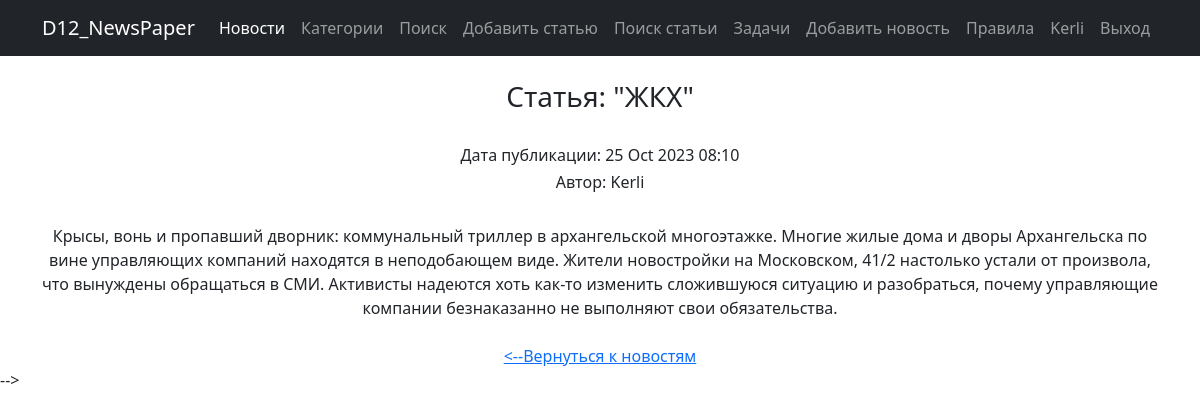
The page /news/2/ (signed in) on the database its author committed.
### news/models.py (models this page shows, shortened)
class Post(models.Model):
    author = models.ForeignKey(Author, on_delete=models.CASCADE)
    NEWS = 'NW'
    ARTICLE = 'AR'
    CATEGORY_CHOICES = (
        (NEWS, 'Новость'),
        (ARTICLE, 'Статья')
    )
    categoryType = models.CharField(max_length=2, choices=CATEGORY_CHOICES, default=ARTICLE)
    dateCreation = models.DateTimeField(auto_now_add=True)
    postCategory = models.ManyToManyField(Category, through='PostCategory')
    title = models.CharField(max_length=128)
    text = models.TextField()
    rating = models.SmallIntegerField(default=0)

class Author(models.Model):
    authorUser = models.OneToOneField(User, on_delete=models.CASCADE)
    ratingAuthor = models.SmallIntegerField(default=0)
    def __str__(self):
        return f'{self.authorUser}'

### news/views.py (the view)
# urls.py: path('<int:pk>/', PostDetailView.as_view(), name='post_detail'),  # Ссылка на детали статьи
@method_decorator(cache_page(60*15), name='dispatch')
class PostDetailView(LoginRequiredMixin, DetailView):
    template_name = 'news_app/post_detail.html'
    queryset = Post.objects.all()

### news/templatetags/custom_filters.py (called while the page is built)
@register.filter(name='censor')
def censor(value):
    for w in stop_words:
        value = value.replace(w, '***')
    return value

### templates/news_app/post_detail.html (shortened to what this page needs)
{% extends 'flatpages/default.html' %}
{% load custom_filters %}
{% block content %}
    <br>
    <h3>Статья: "{{ post.title|censor }}"</h3><br>
    <h6>Дата публикации: {{ post.dateCreation|date:'d M Y h:m' }}</h6>
    <h6>Автор: {{ post.author }}</h6>
    <br>
    {{ post.text|censor }}
    <br>
    <br>
    <a href="/news/"> <--Вернуться к новостям </a>
{% endblock content %}

### templates/flatpages/default.html (shortened to what this page needs)
{% load static %}
<!DOCTYPE html>
<html lang="en">
    <head>
        <link href="{% static 'css/styles.css' %}" rel="stylesheet" />
    </head>
    <body>
        <nav class="navbar navbar-expand-lg navbar-dark bg-dark">
            <div class="container">
                <a class="navbar-brand" href="/news/">D12_NewsPaper</a>
                <div class="collapse navbar-collapse" id="navbarSupportedContent">
                    <ul class="navbar-nav ms-auto mb-2 mb-lg-0">
                        <li class="nav-item"><a class="nav-link active" aria-current="page" href="/news/">Новости</a></li>
                        <li class="nav-item"><a class="nav-link" aria-current="page" href="{% url 'news:all_categories' %}">Категории</a></li>
                        <li class="nav-item"><a class="nav-link" aria-current="page" href="/news/search">Поиск</a></li>
                        <li class="nav-item"><a class="nav-link" aria-current="page" href="{% url 'news:post_create' %}">Добавить статью</a></li>
                        <li class="nav-item"><a class="nav-link" aria-current="page" href="{% url 'news:post_search' %}">Поиск статьи</a></li>
                        <li class="nav-item"><a class="nav-link" aria-current="page" href="{% url 'news:make_app' %}">Задачи</a></li>
                        <li class="nav-item"><a class="nav-link" aria-current="page" href="/news/add">Добавить новость</a></li>
                        <li class="nav-item"><a class="nav-link" aria-current="page" href="/rules/">Правила</a></li>
                        {% if user.is_authenticated %}
                            <li class="nav-item"><a class="nav-link" aria-current="page" href="http://127.0.0.1:8000/">{{user.username}}</a></li>
                            <li class="nav-item"><a class="nav-link" aria-current="page" href="/sign/logout/">Выход</a></li>
                        {% else %}
                            <li class="nav-item"><a class="nav-link" aria-current="page" href="/sign/login/">Вход</a></li>
                            <li class="nav-item"><a class="nav-link" aria-current="page" href="/sign/signup/">Регистрация</a></li>
                        {% endif %}
                    </ul>
                </div>
            </div>
        </nav>
        <div class="container">
                <div class="row">
                    <div class="col-lg-12 text-center">
                        {% block content %}{% endblock content %}
                    </div>
                </div>
        </div>
        <script src="{% static 'js/scripts.js' %}"></script>-->
    </body>
</html>

### rows shown on the page
Post: title|censor "ЖКХ", dateCreation "25 Oct 2023 08:10", author "Kerli", text|censor "Крысы, вонь и пропавший дворник: коммунальный триллер в архангельской многоэтажке. Многие жилые дома и дворы Архангельска по вине управляющих компаний находятся в неподобающем виде. Жители новостройки на Московском, 41/2 настолько устали от произвола, что вынуждены обращаться в СМИ. Активисты надеются хоть как-то изменить сложившуюся ситуацию и разобраться, почему управляющие компании безнаказанно не выполняют свои обязательства."

### other values the page prints
{{ user.username }} "Kerli"
